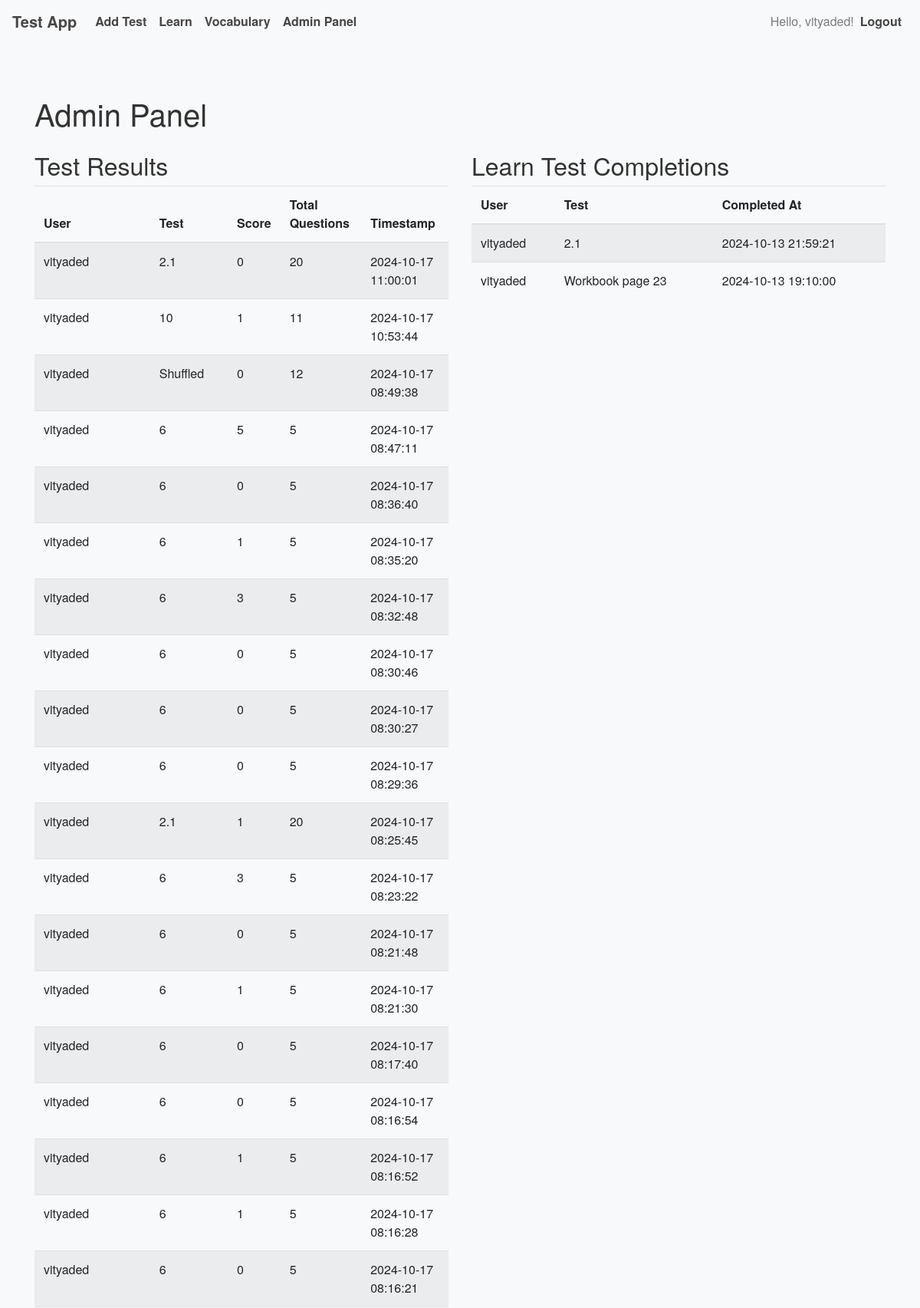
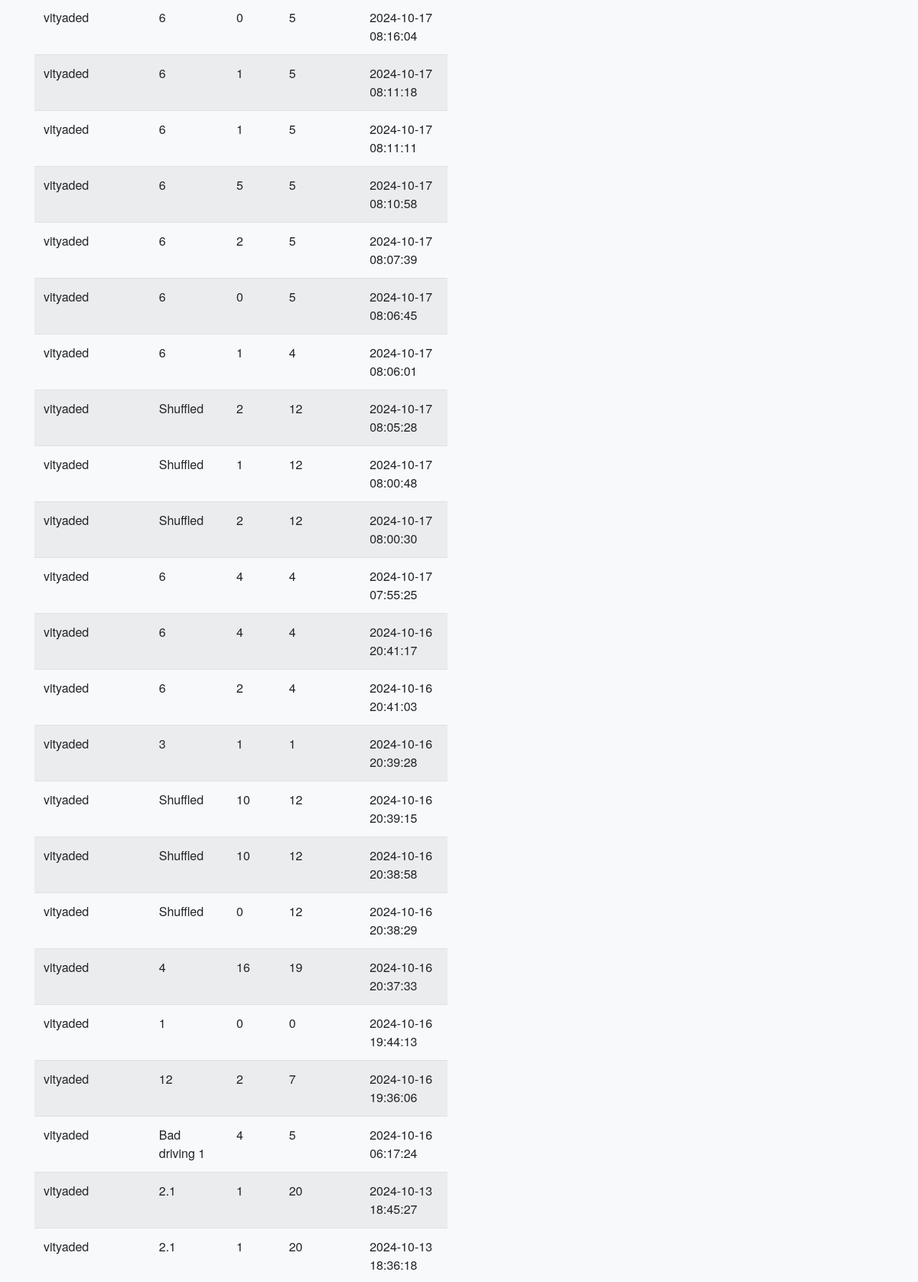
The page /admin (signed in, upper part) on the database its author committed (2 pictures, top to bottom).
### app.py (models this page shows, shortened)
class User(UserMixin, db.Model):
    __tablename__ = 'user'  # Explicitly specify table name
    id = db.Column(db.Integer, primary_key=True)
    username = db.Column(db.String(150), nullable=False, unique=True)
    password = db.Column(db.String(200), nullable=False)
    is_admin = db.Column(db.Boolean, default=False)
    test_results = db.relationship('TestResult', backref='user', lazy=True)
    tests_created = db.relationship('Test', backref='creator', lazy=True)
    vocabulary = db.relationship('Vocabulary', backref='user', lazy=True)

class TestResult(db.Model):
    __tablename__ = 'test_result'  # Explicitly specify table name
    id = db.Column(db.Integer, primary_key=True)
    score = db.Column(db.Integer, nullable=False)
    total_questions = db.Column(db.Integer, nullable=False)
    timestamp = db.Column(db.DateTime, default=lambda: datetime.now(timezone.utc))
    user_id = db.Column(db.Integer, db.ForeignKey('user.id'), nullable=False)
    test_id = db.Column(db.Integer, db.ForeignKey('test.id'), nullable=False)

class Test(db.Model):
    __tablename__ = 'test'  # Explicitly specify table name
    id = db.Column(db.Integer, primary_key=True)
    name = db.Column(db.String(150), nullable=False)
    content = db.Column(db.Text, nullable=False)
    book_id = db.Column(db.Integer, db.ForeignKey('book.id'), nullable=False)
    time_limit = db.Column(db.Integer, nullable=True)  # Time limit in minutes
    shuffle_sentences = db.Column(db.Boolean, default=False)
    shuffle_paragraphs = db.Column(db.Boolean, default=False)
    test_results = db.relationship('TestResult', backref='test', lazy=True)
    created_by = db.Column(db.Integer, db.ForeignKey('user.id'), nullable=False)

class LearnTestResult(db.Model):
    __tablename__ = 'learn_test_result'
    id = db.Column(db.Integer, primary_key=True)
    user_id = db.Column(db.Integer, db.ForeignKey('user.id'), nullable=False)
    test_id = db.Column(db.Integer, db.ForeignKey('test.id'), nullable=False)
    completed_at = db.Column(db.DateTime, default=lambda: datetime.now(timezone.utc))
    user = db.relationship('User', backref='learn_test_results')
    test = db.relationship('Test', backref='learn_test_results')

### app.py (the view)
@app.route('/admin')
@app.route('/admin')
@admin_required
def admin_panel():
    test_results = TestResult.query.order_by(TestResult.timestamp.desc()).all()
    learn_test_results = LearnTestResult.query.order_by(LearnTestResult.completed_at.desc()).all()
    return render_template(
        'admin_panel.html',
        test_results=test_results,
        learn_test_results=learn_test_results
    )

### app.py (called while the page is built)
@login_manager.user_loader
def load_user(user_id):
    return db.session.get(User, int(user_id))

@app.context_processor
def inject_csrf_token():
    return dict(csrf_token=generate_csrf())

def admin_required(f):
    @wraps(f)
    def decorated_function(*args, **kwargs):
        if not current_user.is_authenticated or not current_user.is_admin:
            abort(403)  # Forbidden
        return f(*args, **kwargs)
    return decorated_function

### templates/admin_panel.html (shortened to what this page needs)
{% extends "base.html" %}
{% block content %}
  <h1 class="my-4">Admin Panel</h1>
  <div class="row">
    <div class="col-md-6">
      <h2>Test Results</h2>
      <table class="table table-striped">
        <thead>
          <tr>
            <th>User</th>
            <th>Test</th>
            <th>Score</th>
            <th>Total Questions</th>
            <th>Timestamp</th>
          </tr>
        </thead>
        <tbody>
          {% for result in test_results %}
            <tr>
              <td>{{ result.user.username }}</td>
              <td>{{ result.test.name }}</td>
              <td>{{ result.score }}</td>
              <td>{{ result.total_questions }}</td>
              <td>{{ result.timestamp.strftime('%Y-%m-%d %H:%M:%S') }}</td>
            </tr>
          {% else %}
            <tr>
              <td colspan="5">No test results found.</td>
            </tr>
          {% endfor %}
        </tbody>
      </table>
    </div>
    <div class="col-md-6">
      <h2>Learn Test Completions</h2>
      <table class="table table-striped">
        <thead>
          <tr>
            <th>User</th>
            <th>Test</th>
            <th>Completed At</th>
          </tr>
        </thead>
        <tbody>
          {% for result in learn_test_results %}
            <tr>
              <td>{{ result.user.username }}</td>
              <td>{{ result.test.name }}</td>
              <td>{{ result.completed_at.strftime('%Y-%m-%d %H:%M:%S') }}</td>
            </tr>
          {% else %}
            <tr>
              <td colspan="3">No learn tests completed yet.</td>
            </tr>
          {% endfor %}
        </tbody>
      </table>
    </div>
  </div>
{% endblock %}

### templates/base.html (shortened to what this page needs)
<!DOCTYPE html>
<html lang="en">
<head>
  <link rel="stylesheet" href="https://stackpath.bootstrapcdn.com/bootstrap/4.5.2/css/bootstrap.min.css">
  <link rel="stylesheet" href="{{ url_for('static', filename='styles.css') }}">
</head>
<body>
  <nav class="navbar navbar-expand-lg navbar-light bg-light">
    <a class="navbar-brand" href="{{ url_for('index') }}">Test App</a>
    <div class="collapse navbar-collapse" id="navbarNav">
      <ul class="navbar-nav mr-auto">
        {% if current_user.is_authenticated %}
          <li class="nav-item">
            <a class="nav-link" href="{{ url_for('add_test') }}">Add Test</a>
          </li>
          <li class="nav-item">
            <a class="nav-link" href="{{ url_for('learn_test', test_id=1) }}">Learn</a>
          </li>
          <li class="nav-item">
            <a class="nav-link" href="{{ url_for('my_vocabulary') }}">Vocabulary</a>
          </li>
          {% if current_user.is_admin %}
            <li class="nav-item">
              <a class="nav-link" href="{{ url_for('admin_panel') }}">Admin Panel</a>
            </li>
          {% endif %}
        {% endif %}
      </ul>
      <ul class="navbar-nav ml-auto">
        {% if current_user.is_authenticated %}
          <li class="nav-item">
            <span class="navbar-text">Hello, {{ current_user.username }}!</span>
          </li>
          <li class="nav-item">
            <a class="nav-link" href="{{ url_for('logout') }}">Logout</a>
          </li>
        {% endif %}
      </ul>
    </div>
  </nav>
  <div class="container mt-4">
    {% block content %}{% endblock %}
  </div>
</body>
</html>

### static/styles.css (style rules this page uses)
body { font-family: 'Helvetica Neue', Arial, sans-serif; background-color: #f8f9fa; color: #333; }
.navbar { background-color: #007bff; }
.navbar-brand, .nav-link { color: rgb(71, 69, 69) !important; font-weight: bold; }
.container { padding-top: 20px; padding-bottom: 20px; }

### rows shown on the page
User: username "vityaded"
TestResult: user.username "vityaded", test.name "2.1", score "0", total_questions "20", timestamp "2024-10-17 11:00:01"
TestResult: user.username "vityaded", test.name "10", score "1", total_questions "11", timestamp "2024-10-17 10:53:44"
TestResult: user.username "vityaded", test.name "Shuffled", score "0", total_questions "12", timestamp "2024-10-17 08:49:38"
TestResult: user.username "vityaded", test.name "6", score "5", total_questions "5", timestamp "2024-10-17 08:47:11"
TestResult: user.username "vityaded", test.name "6", score "0", total_questions "5", timestamp "2024-10-17 08:36:40"
TestResult: user.username "vityaded", test.name "6", score "1", total_questions "5", timestamp "2024-10-17 08:35:20"
TestResult: user.username "vityaded", test.name "6", score "3", total_questions "5", timestamp "2024-10-17 08:32:48"
TestResult: user.username "vityaded", test.name "6", score "0", total_questions "5", timestamp "2024-10-17 08:30:46"
TestResult: user.username "vityaded", test.name "6", score "0", total_questions "5", timestamp "2024-10-17 08:30:27"
TestResult: user.username "vityaded", test.name "6", score "0", total_questions "5", timestamp "2024-10-17 08:29:36"
TestResult: user.username "vityaded", test.name "2.1", score "1", total_questions "20", timestamp "2024-10-17 08:25:45"
TestResult: user.username "vityaded", test.name "6", score "3", total_questions "5", timestamp "2024-10-17 08:23:22"
TestResult: user.username "vityaded", test.name "6", score "0", total_questions "5", timestamp "2024-10-17 08:21:48"
TestResult: user.username "vityaded", test.name "6", score "1", total_questions "5", timestamp "2024-10-17 08:21:30"
TestResult: user.username "vityaded", test.name "6", score "0", total_questions "5", timestamp "2024-10-17 08:17:40"
TestResult: user.username "vityaded", test.name "6", score "0", total_questions "5", timestamp "2024-10-17 08:16:54"
TestResult: user.username "vityaded", test.name "6", score "1", total_questions "5", timestamp "2024-10-17 08:16:52"
TestResult: user.username "vityaded", test.name "6", score "1", total_questions "5", timestamp "2024-10-17 08:16:28"
TestResult: user.username "vityaded", test.name "6", score "0", total_questions "5", timestamp "2024-10-17 08:16:21"
TestResult: user.username "vityaded", test.name "6", score "0", total_questions "5", timestamp "2024-10-17 08:16:04"
TestResult: user.username "vityaded", test.name "6", score "1", total_questions "5", timestamp "2024-10-17 08:11:18"
TestResult: user.username "vityaded", test.name "6", score "1", total_questions "5", timestamp "2024-10-17 08:11:11"
TestResult: user.username "vityaded", test.name "6", score "5", total_questions "5", timestamp "2024-10-17 08:10:58"
TestResult: user.username "vityaded", test.name "6", score "2", total_questions "5", timestamp "2024-10-17 08:07:39"
TestResult: user.username "vityaded", test.name "6", score "0", total_questions "5", timestamp "2024-10-17 08:06:45"
TestResult: user.username "vityaded", test.name "6", score "1", total_questions "4", timestamp "2024-10-17 08:06:01"
TestResult: user.username "vityaded", test.name "Shuffled", score "2", total_questions "12", timestamp "2024-10-17 08:05:28"
TestResult: user.username "vityaded", test.name "Shuffled", score "1", total_questions "12", timestamp "2024-10-17 08:00:48"
TestResult: user.username "vityaded", test.name "Shuffled", score "2", total_questions "12", timestamp "2024-10-17 08:00:30"
TestResult: user.username "vityaded", test.name "6", score "4", total_questions "4", timestamp "2024-10-17 07:55:25"
TestResult: user.username "vityaded", test.name "6", score "4", total_questions "4", timestamp "2024-10-16 20:41:17"
TestResult: user.username "vityaded", test.name "6", score "2", total_questions "4", timestamp "2024-10-16 20:41:03"
TestResult: user.username "vityaded", test.name "3", score "1", total_questions "1", timestamp "2024-10-16 20:39:28"
TestResult: user.username "vityaded", test.name "Shuffled", score "10", total_questions "12", timestamp "2024-10-16 20:39:15"
TestResult: user.username "vityaded", test.name "Shuffled", score "10", total_questions "12", timestamp "2024-10-16 20:38:58"
TestResult: user.username "vityaded", test.name "Shuffled", score "0", total_questions "12", timestamp "2024-10-16 20:38:29"
TestResult: user.username "vityaded", test.name "4", score "16", total_questions "19", timestamp "2024-10-16 20:37:33"
TestResult: user.username "vityaded", test.name "1", score "0", total_questions "0", timestamp "2024-10-16 19:44:13"
TestResult: user.username "vityaded", test.name "12", score "2", total_questions "7", timestamp "2024-10-16 19:36:06"
TestResult: user.username "vityaded", test.name "Bad driving 1", score "4", total_questions "5", timestamp "2024-10-16 06:17:24"
TestResult: user.username "vityaded", test.name "2.1", score "1", total_questions "20", timestamp "2024-10-13 18:45:27"
TestResult: user.username "vityaded", test.name "2.1", score "1", total_questions "20", timestamp "2024-10-13 18:36:18"
LearnTestResult: user.username "vityaded", test.name "2.1", completed_at "2024-10-13 21:59:21"
LearnTestResult: user.username "vityaded", test.name "Workbook page 23", completed_at "2024-10-13 19:10:00"
